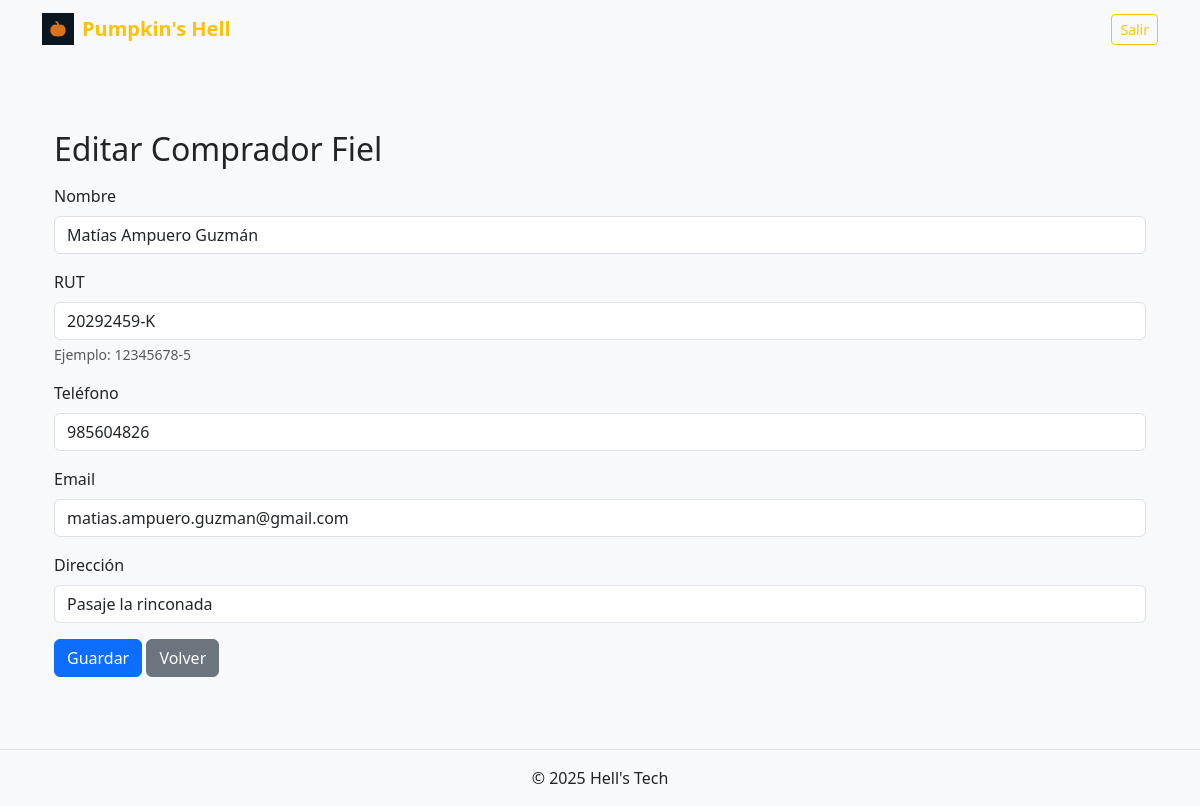
/compradores-fieles/2/editar/ (signed in), run on the app's committed database.
### ventas/models.py (models this page shows, shortened)
class CompradorFiel(models.Model):
    nombre    = models.CharField(max_length=100)
    telefono  = models.CharField(max_length=20)
    email     = models.EmailField(blank=True)
    direccion = models.CharField(max_length=150, blank=True)
    rut       = models.CharField(max_length=15, unique=True)
    visitas   = models.PositiveIntegerField(default=0)

### ventas/views.py (the view)
# urls.py: path('compradores-fieles/<int:pk>/editar/', CompradorFielUpdateView.as_view(), name='comprador_fiel_update'),
@method_decorator(decoradores_cajero_jefe, name='dispatch')
class CompradorFielUpdateView(LoginRequiredMixin, UserPassesTestMixin, UpdateView):
    model = CompradorFiel
    form_class = CompradorFielForm
    template_name = 'ventas/comprador_fiel/form.html'
    success_url = reverse_lazy('compradores_fieles_list')
    def test_func(self):
        return self.request.user.groups.filter(name__in=["Cajero", "Jefe"]).exists()

### ventas/forms.py
class CompradorFielForm(forms.ModelForm):
    telefono = forms.CharField(
        max_length=20,
        required=True,
        validators=[RegexValidator(r'^\d+$', message='Sólo se permiten números en el teléfono.')],
        widget=forms.TextInput(attrs={'class': 'form-control'}),
        label="Teléfono"
    )
    rut = forms.CharField(
        max_length=15,
        required=True,
        validators=[validar_rut],
        widget=forms.TextInput(attrs={'class': 'form-control'}),
        label="RUT"
    )
    class Meta:
        model = CompradorFiel
        fields = ['nombre', 'telefono', 'email', 'direccion', 'rut']
        widgets = {
            'nombre': forms.TextInput(attrs={'class': 'form-control'}),
            'email': forms.EmailInput(attrs={'class': 'form-control'}),
            'direccion': forms.TextInput(attrs={'class': 'form-control'}),
        }

### ventas/context_processors.py (called while the page is built)
def roles(request):
    ctx = {}
    user = request.user
    if user.is_authenticated:
        grupos = set(user.groups.values_list('name', flat=True))
        ctx['es_jefe']      = 'Jefe'      in grupos
        ctx['es_bodeguero'] = 'Bodeguero' in grupos
        ctx['es_cajero']    = 'Cajero'    in grupos
    return ctx

### ventas/views.py (called while the page is built)
def es_jefe_o_cajero(user):
    return user.groups.filter(name__in=['Jefe', 'Cajero']).exists()

### ventas/templates/ventas/comprador_fiel/form.html (shortened to what this page needs)
{% extends "base.html" %}
{% block content %}
<div class="container py-4">
  <h2 class="mb-3">
    {% if view.object %}Editar{% else %}Agregar{% endif %} Comprador Fiel
  </h2>
  <form method="post">
    <div class="mb-3">
      <label for="{{ form.nombre.id_for_label }}" class="form-label">Nombre</label>
      {{ form.nombre }}
    </div>
    <div class="mb-3">
      <label for="{{ form.rut.id_for_label }}" class="form-label">RUT</label>
      {{ form.rut }}
      <div class="form-text">Ejemplo: 12345678-5</div>
    </div>
    <div class="mb-3">
      <label for="{{ form.telefono.id_for_label }}" class="form-label">Teléfono</label>
      {{ form.telefono }}
    </div>
    <div class="mb-3">
      <label for="{{ form.email.id_for_label }}" class="form-label">Email</label>
      {{ form.email }}
    </div>
    <div class="mb-3">
      <label for="{{ form.direccion.id_for_label }}" class="form-label">Dirección</label>
      {{ form.direccion }}
    </div>
    <button type="submit" class="btn btn-primary">Guardar</button>
    <a href="{% url 'compradores_fieles_list' %}" class="btn btn-secondary">Volver</a>
  </form>
</div>
{% endblock %}

### ventas/templates/base.html (style rules this page uses)
:root { --pos-orange: #ff8800; }

### data on the page
CompradorFiel: nombre "Matías Ampuero Guzmán", rut "20292459-K", telefono "985604826", email "matias.ampuero.guzman@gmail.com", direccion "Pasaje la rinconada"
